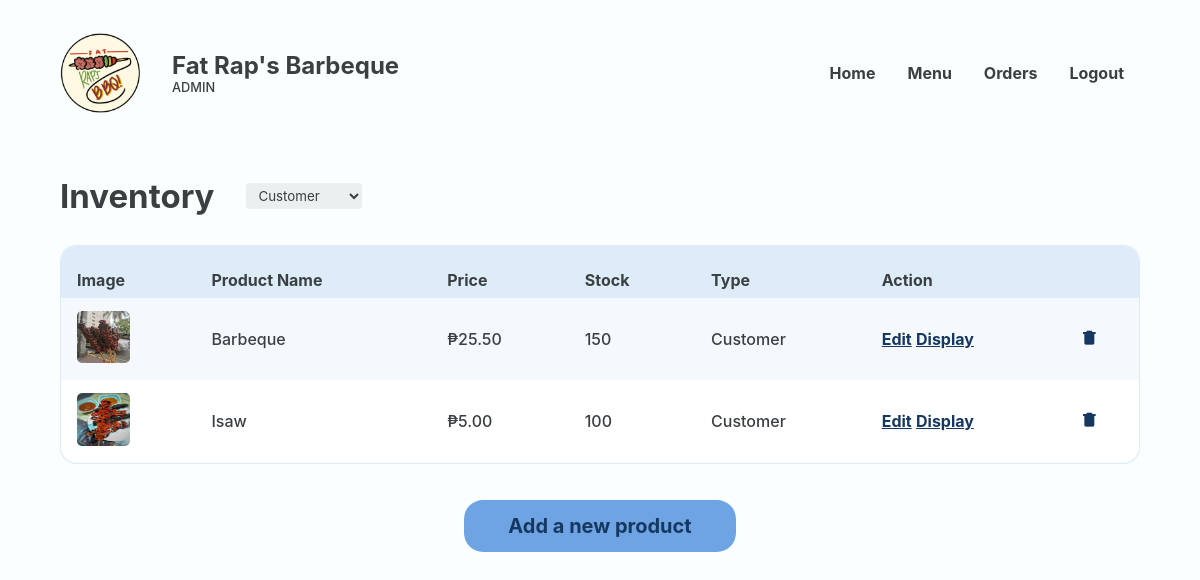
Page /Website/admin-inventory.php?type=Customer (signed in) on the committed database.
### tables this page shows
CREATE TABLE `food` (
  `FOOD_ID` int(18) UNSIGNED NOT NULL,
  `CTGY_ID` int(18) NOT NULL,
  `FOOD_NAME` varchar(20) NOT NULL,
  `FOOD_PRICE` decimal(10,2) NOT NULL,
  `FOOD_DESC` varchar(50) NOT NULL,
  `FOOD_IMG` varchar(255) NOT NULL,
  `FOOD_STOCK` int(20) NOT NULL,
  `FOOD_ACTIVE` varchar(10) NOT NULL,
  `FOOD_TYPE` varchar(16) NOT NULL
);

### Website/admin-inventory.php (the view, shortened to what this page needs)
<?php
@include 'constants.php';
$food_type = isset($_GET['type']) ? $_GET['type'] : 'all';
?>
<!DOCTYPE html>
<html lang="en">
<head>
    <link rel="stylesheet" href="header-styles.css">
    <link rel="stylesheet" href="admin-styles.css">
    <link href='https://unpkg.com/boxicons@2.1.4/css/boxicons.min.css' rel='stylesheet'>
</head>
<body>
    <header class="backend">
        <div class="header-container">
            <div class="website-title">
                <img id="logo" src="images/client-logo.png">
                <div class="text">
                    <h1>Fat Rap's Barbeque</h1>
                    <p>ADMIN</p>
                </div>
            </div>
            <ul class='menubar'>
                <li><a href="<?php echo SITEURL; ?>admin-home.php">Home</a></li>
                <li><a href="<?php echo SITEURL; ?>admin-edit-menu.php">Menu</a></li>
                <li><a href="<?php echo SITEURL; ?>admin-new-orders.php">Orders</a></li>
                <?php
                if (isset($_SESSION['prsn_id'])) {
                ?>
                    <li><a href="<?php echo SITEURL; ?>logout.php">Logout</a>
                    </li>
                <?php
                } else {
                ?>
                    <li><a href="<?php echo SITEURL; ?>login-page.php">Login</a></li>
                <?php
                }
                ?>
            </ul>
        </div>
    </header>
    <main>
        <section class="section">
            <div class="container">
                <div class="section-heading row">
                    <h2>Inventory</h2>
                    <select name="food-type" id="food-type" class="dropdown">
                        <option value="Customer" <?php echo ($food_type === 'Customer') ? 'selected' : ''; ?>>Customer</option>
                    </select>
                </div>
                <section class="section-body">
                    <section class="main-section column">
                        <div class="table-wrapper">
                            <table class="alternating">
                                <tr>
                                    <th class="header">Image</th>
                                    <th class="header">Product Name</th>
                                    <th class="header">Price</th>
                                    <th class="header">Stock</th>
                                    <th class="header">Type</th>
                                    <th class="header">Action</th>
                                    <th class="header"></th>
                                </tr>
                                <?php
                                $food_type = isset($_GET['type']) ? $_GET['type'] : 'all';
                                if ($food_type === 'all') {
                                    $sql = "SELECT * FROM food";
                                } else {
                                    $sql = "SELECT * FROM food WHERE FOOD_TYPE = '$food_type'";
                                }
                                $res = mysqli_query($conn, $sql);
                                $count = mysqli_num_rows($res);
                                if ($count > 0) {
                                    while ($row = mysqli_fetch_assoc($res)) {
                                        $FOOD_ID = $row['FOOD_ID'];
                                        $FOOD_NAME = $row['FOOD_NAME'];
                                        $FOOD_PRICE = $row['FOOD_PRICE'];
                                        $FOOD_IMG = $row['FOOD_IMG'];
                                        $FOOD_STOCK = $row['FOOD_STOCK'];
                                        $FOOD_TYPE = $row['FOOD_TYPE'];
                                ?>
                                        <tr>
                                            <td data-cell="Image">
                                                <img src="<?php echo SITEURL; ?>images/<?php echo $FOOD_IMG; ?>" alt="">
                                            </td>
                                            <td data-cell="Product Name"><?php echo $FOOD_NAME ?></td>
                                            <td data-cell="Price">₱<?php echo $FOOD_PRICE ?></td>
                                            <td data-cell="Stock">
                                                <span class="<?php echo ($FOOD_STOCK < 100) ? 'red-text' : ''; ?>">
                                                    <p><?php echo $FOOD_STOCK ?></p>
                                                </span>
                                            </td>
                                            <td data-cell="Price"><?php echo $FOOD_TYPE ?></td>
                                            <td data-cell="Action">
                                                <a href="<?php echo SITEURL; ?>admin-edit-product.php?FOOD_ID=<?php echo $FOOD_ID ?>" class="edit">Edit</a>
                                                <a href="<?php echo SITEURL; ?>admin-add-menu.php?FOOD_ID=<?php echo $FOOD_ID ?>" class="edit">Display</a>
                                            </td>
                                            <td data-cell="Action"><a href="#" onclick="confirmDelete(<?php echo $FOOD_ID; ?>)" class="bx bxs-trash-alt trash"></a></td>
                                        </tr>
                                    <?php
                                    }
                                }
                                ?>
                            </table>
                        </div>
                        <a href="<?php echo SITEURL; ?>admin-add-product.php" class="page-btn"><button class="big-btn">Add a new product</button></a>
                    </section>
                </section>
            </div>
        </section>
    </main>
</body>
</html>

### Website/header-styles.css (style rules this page uses)
*, *::before, *::after { margin: 0; padding: 0; box-sizing: border-box; font-family: inherit; }
:root { --bg:#F2FFE1; --primary:#f3d95c; --text:#3A001E; --text2: #FA3F1F; --input-bg:#F7F3DC; --eye-icon:#CEC699; --block: #4ADE5D; --block-p:#277B32; --block-h1: #0F4C17; --form-bg: #FFFDEF; --header-text: #3A001E; }
body { font-family: 'Inter', sans-serif; }
header, footer { width: 100%; display: flex; justify-content: center; align-items: center; }
header { height: 8rem; position: fixed; top: 0; z-index: 100; color: var(--header-text); background-color: var(--bg); }
header.backend { color: #3A3F42; background-color: #FBFEFF; }
.header-container, .footer-container { margin-inline: auto; margin-top: 2rem; margin-bottom: 0.9rem; width: 90%; max-width: 1200px; display: flex; justify-content: space-between; align-items: center; }
.website-title { display: flex; align-items: center; }
header img { width: 80px; position: relative; }
header .text { margin-left: 2rem; display: flex; flex-direction: column; gap: 0; }
header h1 { white-space: nowrap; font-size: 1.5rem; }
header .text p, footer .right-container p { font-size: 0.8rem; }
li > a { color: inherit; text-decoration: none; }
.menubar { display: flex; flex-direction: row; list-style-type: none; margin: 0; padding: 0; }
.menubar > li { font-weight: bold; margin: 0 1rem; overflow: hidden; }

### Website/admin-styles.css (style rules this page uses)
*, *::before, *::after { margin: 0; padding: 0; box-sizing: border-box; font-family: inherit; }
:root { --bg:#EDE9D0; --primary:#F5D636; --active-primary:#EDCB1C; --input-bg:#F7F3DC; --form-bg: #FFFDEF; --available:#A8D991; --available-text:#304D23; --fully-booked:#C13B24; --fully-booked-text:var(--text); --closed:#3B3B3B; --closed-text:#A9A9A9; --product-info-bg: #C13B24; --light-text: #FEFBEA; --text:#3A3F42; --light-blue: #DEECF9; --darker-row: #deecf94f; --sidemenu-blue: #6EA4E4; --sidemenu-blue-hover: #5790D5; --sidemenu-blue-text: #163860; --db-highlight-blue: #93CBFF; --gray: #878F94; --accept-green: #78D35A; --reject-red: #DA523B; }
html { color: var(--text); }
body { font-family: 'Inter', sans-serif; font-weight: 500; min-height: 100vh; color: #3A3F42; background-color: #FBFEFF; }
main { padding-top: 8rem; }
.section { width: 100%; display: flex; justify-content: center; align-items: center; }
.container { max-width: 1200px; width: 90%; margin: clamp(1rem, 5vw, 3rem) auto; margin-bottom: 5rem; }
.section-heading { display: flex; flex-direction: column; gap: 0.5rem; margin-bottom: 1.8rem; }
.row { display: flex; flex-direction: row; align-items: center; }
.section-heading h2 { font-size: 2.0625rem; }
.dropdown { background-color: #ECEFEF; color: var(--text); padding: 4px 8px; min-width: 7.25rem; border-radius: 3px; border: none; margin-left: 1.5rem; }
.main-section { min-width: 5rem; }
.column { display: flex; flex-direction: column; }
.table-wrapper { width: 100%; background-color: var(--light-blue); border-radius: 1rem; padding: 1px; height: max-content; overflow-x: auto; flex: 1; }
table { background: white; border-radius: 1rem; border-collapse: collapse; width: 100%; }
table .edit, table .trash { color: var(--sidemenu-blue-text); font-weight: bold; }
table .trash { text-decoration: none; }
table th.header, .app-det-tbl table td.header { padding: 1.5rem 1rem 0.5rem 1rem ; background: var(--light-blue); }
table th.header:first-of-type { border-top-left-radius: 1rem; }
table th.header:last-of-type { border-top-right-radius: 1rem; }
td,th { text-align: left; text-wrap: nowrap; }
td { padding: 0.8rem; padding-left: 1rem; }
.alternating tr:nth-last-of-type(2n) { background: var(--darker-row); }
table img { width: 3.3rem; height: 3.3rem; border-radius: 5px; }
button { display: inline-block; border: none; outline: none; padding: 0; cursor: pointer; }
.side-menu .inventory-box, .view, .big-btn { display: block; background-color: var(--sidemenu-blue); padding: 0.9rem 1.1rem; font-size: 1rem; color: var(--sidemenu-blue-text); }
.big-btn { border-radius: 1.2rem; width: max-content; min-width: 17rem; margin: 0 auto; font-weight: bold; font-size: 1.25rem; margin-top: 2.25rem; text-decoration: none; text-align: center; }
.page-btn { text-decoration: none; }

### rows in the picture
food: FOOD_IMG (picture), FOOD_NAME "Barbeque", FOOD_PRICE "25.50", FOOD_STOCK "150", FOOD_TYPE "Customer"
food: FOOD_IMG (picture), FOOD_NAME "Isaw", FOOD_PRICE "5.00", FOOD_STOCK "100", FOOD_TYPE "Customer"
